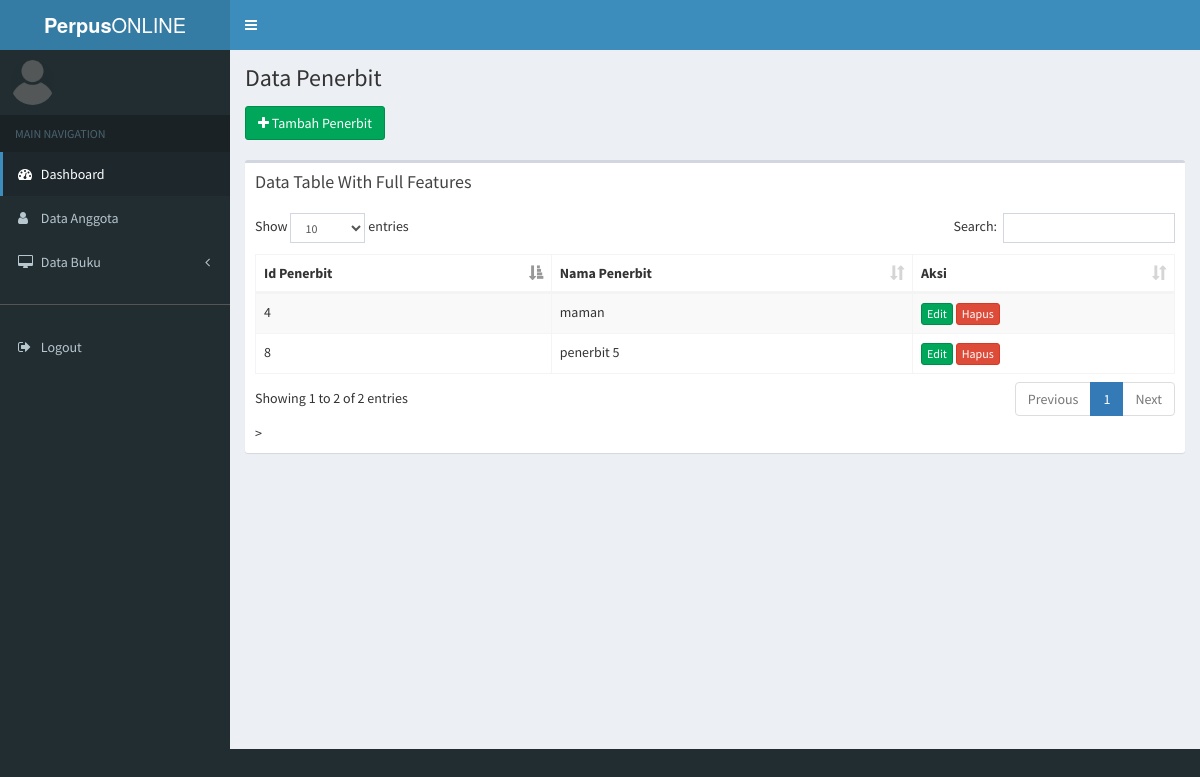
Page /index.php/penerbit on the committed database.
### tables this page shows
CREATE TABLE `penerbit` (
  `id_penerbit` int(11) NOT NULL,
  `nama_penerbit` varchar(50) NOT NULL
);

### application/controllers/penerbit.php (called while the page is built, shortened)
<?php
class Penerbit extends CI_Controller
{
    public function __construct()
    {
        $this->load->model('m_penerbit');
    }
    public function index()
    {
        $isi['content'] = 'penerbit/v_penerbit';
        $isi['judul']   = 'Data Penerbit';
        $isi['data']    = $this->db->get('penerbit')->result();
        $this->load->view('v_dashboard', $isi);
    }
}

### index.php (called while the page is built, shortened)
<?php
require_once BASEPATH.'core/CodeIgniter.php';

### application/views/penerbit/v_penerbit.php (the view, shortened to what this page needs)
<div class="row">
    <div class="col-md-12">
        <a href="<?= base_url() ?>penerbit/tambah_penerbit" class="btn btn-success"><i class="fa fa-plus"></i> Tambah Penerbit</a>
    </div>
</div>
<br>
<div class="box">
    <div class="box-header">
        <h3 class="box-title">Data Table With Full Features</h3>
    </div>
    <div class="box-body">
        <table id="example1" class="table table-bordered table-striped">
            <thead>
                <tr>
                    <th>Id Penerbit</th>
                    <th>Nama Penerbit</th>
                    <th>Aksi</th>
            </thead>
            <tbody>
                <?php
                foreach ($data as $row) { ?>
                    <tr>
                        <td><?= $row->id_penerbit; ?></td>
                        <td><?= $row->nama_penerbit; ?></td>
                        <td>
                            <a href="<?= base_url() ?>penerbit/edit/<?= $row->id_penerbit; ?>" class="btn btn-success btn-xs">Edit</a>
                            <a href="<?= base_url() ?>penerbit/hapus/<?= $row->id_penerbit; ?>" class="btn btn-danger btn-xs" onclick="return confirm('Seriusan mau di Hapus ?');">Hapus</a>
                        </td>
                    </tr>
                <?php }
                ?>
            </tbody>
        </table>>
    </div>
</div>

### rows in the picture
penerbit: id_penerbit "4", nama_penerbit "maman"
penerbit: id_penerbit "8", nama_penerbit "penerbit 5"

### other values in the picture
$judul "Data Penerbit"
